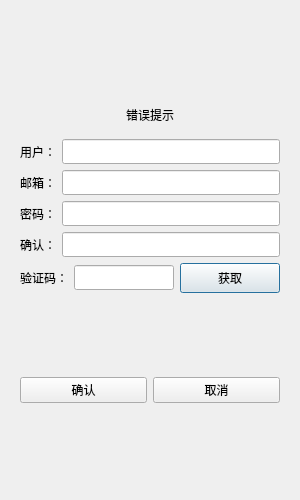
<?xml version="1.0" encoding="UTF-8"?>
<ui version="4.0">
 <class>RegistDialog</class>
 <widget class="QDialog" name="RegistDialog">
  <property name="geometry">
   <rect>
    <x>0</x>
    <y>0</y>
    <width>300</width>
    <height>500</height>
   </rect>
  </property>
  <property name="minimumSize">
   <size>
    <width>300</width>
    <height>500</height>
   </size>
  </property>
  <property name="maximumSize">
   <size>
    <width>300</width>
    <height>500</height>
   </size>
  </property>
  <property name="windowTitle">
   <string>Dialog</string>
  </property>
  <layout class="QVBoxLayout" name="verticalLayout_2">
   <item>
    <layout class="QVBoxLayout" name="verticalLayout">
     <item>
      <widget class="QStackedWidget" name="stackedWidget">
       <widget class="QWidget" name="page">
        <layout class="QVBoxLayout" name="verticalLayout_3">
         <item>
          <spacer name="verticalSpacer">
           <property name="orientation">
            <enum>Qt::Vertical</enum>
           </property>
           <property name="sizeHint" stdset="0">
            <size>
             <width>20</width>
             <height>40</height>
            </size>
           </property>
          </spacer>
         </item>
         <item>
          <widget class="QWidget" name="widget" native="true">
           <layout class="QVBoxLayout" name="verticalLayout_4">
            <item>
             <widget class="QLabel" name="err_tip">
              <property name="text">
               <string>错误提示</string>
              </property>
              <property name="alignment">
               <set>Qt::AlignCenter</set>
              </property>
             </widget>
            </item>
           </layout>
          </widget>
         </item>
         <item>
          <layout class="QHBoxLayout" name="horizontalLayout">
           <item>
            <widget class="QLabel" name="user_label">
             <property name="minimumSize">
              <size>
               <width>0</width>
               <height>25</height>
              </size>
             </property>
             <property name="maximumSize">
              <size>
               <width>16777215</width>
               <height>25</height>
              </size>
             </property>
             <property name="text">
              <string>用户：</string>
             </property>
            </widget>
           </item>
           <item>
            <widget class="QLineEdit" name="userEdit">
             <property name="minimumSize">
              <size>
               <width>0</width>
               <height>25</height>
              </size>
             </property>
             <property name="maximumSize">
              <size>
               <width>16777215</width>
               <height>25</height>
              </size>
             </property>
            </widget>
           </item>
          </layout>
         </item>
         <item>
          <layout class="QHBoxLayout" name="horizontalLayout_2">
           <item>
            <widget class="QLabel" name="email_label">
             <property name="minimumSize">
              <size>
               <width>0</width>
               <height>25</height>
              </size>
             </property>
             <property name="maximumSize">
              <size>
               <width>16777215</width>
               <height>25</height>
              </size>
             </property>
             <property name="text">
              <string>邮箱：</string>
             </property>
            </widget>
           </item>
           <item>
            <widget class="QLineEdit" name="email_Edit">
             <property name="minimumSize">
              <size>
               <width>0</width>
               <height>25</height>
              </size>
             </property>
             <property name="maximumSize">
              <size>
               <width>16777215</width>
               <height>25</height>
              </size>
             </property>
            </widget>
           </item>
          </layout>
         </item>
         <item>
          <layout class="QHBoxLayout" name="horizontalLayout_3">
           <item>
            <widget class="QLabel" name="pass_label">
             <property name="minimumSize">
              <size>
               <width>0</width>
               <height>25</height>
              </size>
             </property>
             <property name="maximumSize">
              <size>
               <width>16777215</width>
               <height>25</height>
              </size>
             </property>
             <property name="text">
              <string>密码：</string>
             </property>
            </widget>
           </item>
           <item>
            <widget class="QLineEdit" name="pass_Edit">
             <property name="minimumSize">
              <size>
               <width>0</width>
               <height>25</height>
              </size>
             </property>
             <property name="maximumSize">
              <size>
               <width>16777215</width>
               <height>25</height>
              </size>
             </property>
            </widget>
           </item>
          </layout>
         </item>
         <item>
          <layout class="QHBoxLayout" name="horizontalLayout_4">
           <item>
            <widget class="QLabel" name="comit_lable">
             <property name="minimumSize">
              <size>
               <width>0</width>
               <height>25</height>
              </size>
             </property>
             <property name="maximumSize">
              <size>
               <width>16777215</width>
               <height>25</height>
              </size>
             </property>
             <property name="text">
              <string>确认：</string>
             </property>
            </widget>
           </item>
           <item>
            <widget class="QLineEdit" name="comit_Edit">
             <property name="minimumSize">
              <size>
               <width>0</width>
               <height>25</height>
              </size>
             </property>
             <property name="maximumSize">
              <size>
               <width>16777215</width>
               <height>25</height>
              </size>
             </property>
            </widget>
           </item>
          </layout>
         </item>
         <item>
          <layout class="QHBoxLayout" name="horizontalLayout_5">
           <item>
            <widget class="QLabel" name="code_label">
             <property name="minimumSize">
              <size>
               <width>0</width>
               <height>25</height>
              </size>
             </property>
             <property name="maximumSize">
              <size>
               <width>16777215</width>
               <height>25</height>
              </size>
             </property>
             <property name="text">
              <string>验证码：</string>
             </property>
            </widget>
           </item>
           <item>
            <widget class="QLineEdit" name="code_Edit_4">
             <property name="minimumSize">
              <size>
               <width>0</width>
               <height>25</height>
              </size>
             </property>
             <property name="maximumSize">
              <size>
               <width>16777215</width>
               <height>25</height>
              </size>
             </property>
            </widget>
           </item>
           <item>
            <widget class="QPushButton" name="getCode_btn">
             <property name="minimumSize">
              <size>
               <width>100</width>
               <height>30</height>
              </size>
             </property>
             <property name="text">
              <string>获取</string>
             </property>
            </widget>
           </item>
          </layout>
         </item>
         <item>
          <spacer name="verticalSpacer_3">
           <property name="orientation">
            <enum>Qt::Vertical</enum>
           </property>
           <property name="sizeHint" stdset="0">
            <size>
             <width>20</width>
             <height>40</height>
            </size>
           </property>
          </spacer>
         </item>
         <item>
          <layout class="QHBoxLayout" name="horizontalLayout_6">
           <item>
            <widget class="QPushButton" name="comit_Btn">
             <property name="minimumSize">
              <size>
               <width>0</width>
               <height>25</height>
              </size>
             </property>
             <property name="text">
              <string>确认</string>
             </property>
            </widget>
           </item>
           <item>
            <widget class="QPushButton" name="cancel_Btn">
             <property name="minimumSize">
              <size>
               <width>0</width>
               <height>25</height>
              </size>
             </property>
             <property name="text">
              <string>取消</string>
             </property>
            </widget>
           </item>
          </layout>
         </item>
         <item>
          <spacer name="verticalSpacer_2">
           <property name="orientation">
            <enum>Qt::Vertical</enum>
           </property>
           <property name="sizeHint" stdset="0">
            <size>
             <width>20</width>
             <height>40</height>
            </size>
           </property>
          </spacer>
         </item>
        </layout>
       </widget>
       <widget class="QWidget" name="page_2"/>
      </widget>
     </item>
    </layout>
   </item>
  </layout>
 </widget>
 <resources/>
 <connections/>
</ui>
